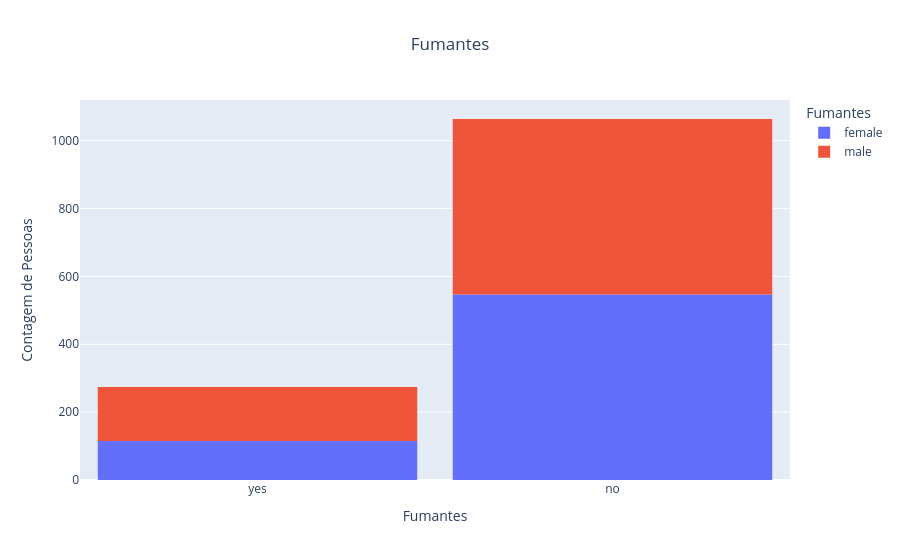

Notebook cell for this chart:
### Code cell
fig = px.histogram(df, 
             x='smoker', 
             color='sex', 
             title = 'Fumantes',
             )

fig.update_layout(
    bargap=0.1,
    title_x=0.5,  
    xaxis_title="Fumantes",
    yaxis_title="Contagem de Pessoas",
    legend_title="Fumantes",
)

### Figure 1 — Plotly figure (JSON) as saved in the notebook; plotly's stock layout.template omitted (floating-point values rounded to 4 significant figures; data arrays with more than 128 entries replaced by an {"elided": "..."} marker saying what was removed)
{"data": [{"bingroup": "x", "hovertemplate": "sex=female<br>smoker=%{x}<br>count=%{y}<extra></extra>", "legendgroup": "female", "marker": {"color": "#636efa", "pattern": {"shape": ""}}, "name": "female", "orientation": "v", "showlegend": true, "type": "histogram", "x": {"elided": "662 str values"}, "xaxis": "x", "yaxis": "y"}, {"bingroup": "x", "hovertemplate": "sex=male<br>smoker=%{x}<br>count=%{y}<extra></extra>", "legendgroup": "male", "marker": {"color": "#EF553B", "pattern": {"shape": ""}}, "name": "male", "orientation": "v", "showlegend": true, "type": "histogram", "x": {"elided": "676 str values"}, "xaxis": "x", "yaxis": "y"}], "layout": {"bargap": 0.1, "barmode": "relative", "legend": {"title": {"text": "Fumantes"}, "tracegroupgap": 0}, "title": {"text": "Fumantes", "x": 0.5}, "xaxis": {"anchor": "y", "domain": [0, 1], "title": {"text": "Fumantes"}}, "yaxis": {"anchor": "x", "domain": [0, 1], "title": {"text": "Contagem de Pessoas"}}}}
